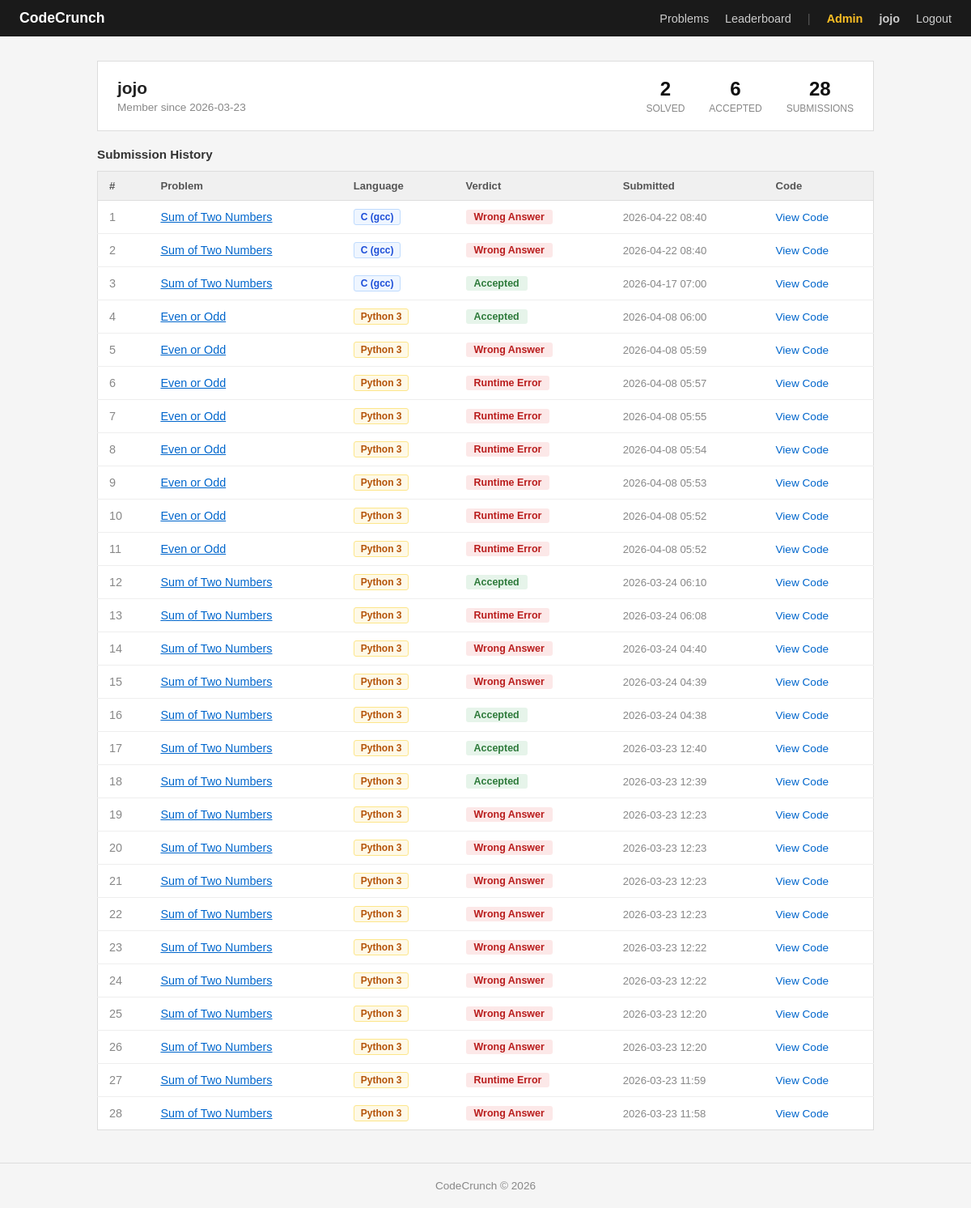
Screenshot of /profile (signed in) with the database file from the repository.
### tables this page shows
CREATE TABLE users (
            id         INTEGER PRIMARY KEY AUTOINCREMENT,
            username   TEXT UNIQUE NOT NULL,
            email      TEXT UNIQUE NOT NULL,
            password   TEXT NOT NULL,
            is_admin   INTEGER DEFAULT 0,
            created_at TEXT DEFAULT (datetime('now'))
        );

CREATE TABLE submissions (
            id           INTEGER PRIMARY KEY AUTOINCREMENT,
            user_id      INTEGER NOT NULL,
            problem_id   INTEGER NOT NULL,
            code         TEXT NOT NULL,
            verdict      TEXT NOT NULL,
            submitted_at TEXT DEFAULT (datetime('now')), language TEXT DEFAULT 'python',
            FOREIGN KEY (user_id) REFERENCES users(id)
        );

CREATE TABLE problems (
            id         INTEGER PRIMARY KEY AUTOINCREMENT,
            title      TEXT NOT NULL,
            difficulty TEXT NOT NULL,
            desc       TEXT NOT NULL,
            test_cases TEXT NOT NULL
        );

### core/main/routes.py (the view)
@main_bp.route("/profile")
@login_required
def profile():
    conn = get_db()
    submissions = conn.execute(
        "SELECT * FROM submissions WHERE user_id = ? ORDER BY submitted_at DESC",
        (session["user_id"],)
    ).fetchall()
    user = conn.execute(
        "SELECT * FROM users WHERE id = ?", (session["user_id"],)
    ).fetchone()
    conn.close()
    total    = len(submissions)
    accepted = sum(1 for s in submissions if s["verdict"] == "Accepted")
    solved   = len({s["problem_id"] for s in submissions if s["verdict"] == "Accepted"})
    problems = {p["id"]: p for p in get_problems()}
    return render_template("profile.html", submissions=submissions,
                           total=total, accepted=accepted, solved=solved,
                           user=user, problems=problems, languages=LANGUAGES)

### db.py (called while the page is built)
def get_db():
    conn = sqlite3.connect(DB)
    conn.row_factory = sqlite3.Row
    return conn

def get_problems():
    conn = get_db()
    rows = conn.execute("SELECT * FROM problems ORDER BY id").fetchall()
    conn.close()
    return [
        {
            "id":         row["id"],
            "title":      row["title"],
            "difficulty": row["difficulty"],
            "desc":       row["desc"],
            "test_cases": json.loads(row["test_cases"])
        }
        for row in rows
    ]

### utils.py (called while the page is built)
def logged_in():
    return "user_id" in session

def login_required(f):
    @wraps(f)
    def wrapper(*args, **kwargs):
        if not logged_in():
            return redirect("/login")
        return f(*args, **kwargs)
    return wrapper

### templates/profile.html (shortened to what this page needs)
{% extends "base.html" %}
{% block content %}
<div class="profile-header">
  <div>
    <div class="profile-name">{{ user.username }}</div>
    <div class="profile-meta">Member since {{ user.created_at[:10] }}</div>
  </div>
  <div class="stats">
    <div class="stat">
      <span class="stat-num">{{ solved }}</span>
      <span class="stat-label">Solved</span>
    </div>
    <div class="stat">
      <span class="stat-num">{{ accepted }}</span>
      <span class="stat-label">Accepted</span>
    </div>
    <div class="stat">
      <span class="stat-num">{{ total }}</span>
      <span class="stat-label">Submissions</span>
    </div>
  </div>
</div>
<div class="section-title">Submission History</div>
{% if submissions %}
<table>
  <thead>
    <tr>
      <th>#</th>
      <th>Problem</th>
      <th>Language</th>
      <th>Verdict</th>
      <th>Submitted</th>
      <th>Code</th>
    </tr>
  </thead>
  <tbody>
    {% for s in submissions %}
    {% set prob = problems.get(s.problem_id) %}
    {% if s.verdict == 'Accepted' %}{% set vc = 'v-accepted' %}
    {% elif s.verdict == 'Time Limit Exceeded' %}{% set vc = 'v-tle' %}
    {% elif s.verdict == 'Runtime Error' %}{% set vc = 'v-runtime' %}
    {% else %}{% set vc = 'v-wrong' %}{% endif %}
    {% set lang_key = s.language if s.language else 'python' %}
    {% set lang_label = languages[lang_key].label if lang_key in languages else lang_key %}
    <tr>
      <td style="color:#888;">{{ loop.index }}</td>
      <td>
        {% if prob %}
          <a href="/problem/{{ s.problem_id }}">{{ prob.title }}</a>
        {% else %}
          Problem #{{ s.problem_id }}
        {% endif %}
      </td>
      <td>
        <span class="lang-badge lang-{{ lang_key }}">{{ lang_label }}</span>
      </td>
      <td><span class="badge {{ vc }}">{{ s.verdict }}</span></td>
      <td style="color:#888; font-size:0.82rem;">{{ s.submitted_at[:16].replace('T', ' ') }}</td>
      <td>
        <button class="code-toggle" onclick="toggleCode({{ s.id }})">View Code</button>
      </td>
    </tr>
    {% endfor %}
  </tbody>
</table>
{% else %}
  <div class="no-submissions">No submissions yet. <a href="/">Start solving problems →</a></div>
{% endif %}
{% endblock %}

### templates/base.html (shortened to what this page needs)
<!DOCTYPE html>
<html lang="en">
<head>
</head>
<body>
  <nav>
    <a href="/" class="nav-brand">CodeCrunch</a>
    <div class="nav-links">
      <a href="/">Problems</a>
      <a href="/leaderboard">Leaderboard</a>
      <span class="nav-divider">|</span>
      {% if session.user_id %}
        {% if session.is_admin %}
          <a href="/admin" class="nav-admin">Admin</a>
        {% endif %}
        <a href="/profile" class="nav-user">{{ session.username }}</a>
        <a href="/logout">Logout</a>
      {% else %}
        <a href="/login">Login</a>
        <a href="/register">Register</a>
      {% endif %}
    </div>
  </nav>
  <main>
    {% block content %}{% endblock %}
  </main>
  <footer>CodeCrunch &copy; 2026</footer>
</body>
</html>

### templates/base.html (style rules this page uses)
* { box-sizing: border-box; margin: 0; padding: 0; }
body { font-family: Arial, sans-serif; font-size: 15px; color: #222; background: #f5f5f5; }
nav { background: #1a1a1a; padding: 12px 24px; display: flex; align-items: center; justify-content: space-between; }
.nav-brand { color: #fff; text-decoration: none; font-weight: bold; font-size: 1.1rem; }
.nav-links { display: flex; align-items: center; gap: 20px; }
.nav-links a { color: #ccc; text-decoration: none; font-size: 0.9rem; }
.nav-user { color: #fff; font-weight: bold; font-size: 0.9rem; }
.nav-divider { color: #555; }
.nav-admin { color: #fbbf24 !important; font-weight: bold; }
main { max-width: 1000px; margin: 30px auto; padding: 0 20px; }
footer { text-align: center; padding: 20px; color: #888; font-size: 0.85rem; border-top: 1px solid #ddd; margin-top: 40px; }
a { color: #0066cc; }
body { animation: pageFadeIn 0.35s ease both; }

### templates/profile.html (style rules this page uses)
.profile-header { background: #fff; border: 1px solid #ddd; padding: 20px 24px; margin-bottom: 20px; display: flex; align-items: center; justify-content: space-between; flex-wrap: wrap; gap: 16px; }
.profile-name { font-size: 1.3rem; font-weight: bold; }
.profile-meta { font-size: 0.85rem; color: #888; margin-top: 4px; }
.stats { display: flex; gap: 30px; }
.stat { text-align: center; }
.stat-num { font-size: 1.5rem; font-weight: bold; color: #111; display: block; }
.stat-label { font-size: 0.75rem; color: #888; text-transform: uppercase; }
.section-title { font-weight: bold; margin-bottom: 12px; font-size: 0.95rem; color: #333; }
table { width: 100%; border-collapse: collapse; background: #fff; border: 1px solid #ddd; }
th { background: #f0f0f0; text-align: left; padding: 10px 14px; font-size: 0.82rem; color: #555; border-bottom: 1px solid #ddd; }
td { padding: 10px 14px; border-bottom: 1px solid #eee; font-size: 0.9rem; }
tr:last-child td { border-bottom: none; }
.badge { display: inline-block; padding: 2px 10px; border-radius: 3px; font-size: 0.78rem; font-weight: bold; }
.v-accepted { background: #e6f4ea; color: #2d7a3a; }
.v-wrong { background: #fce8e8; color: #b91c1c; }
.v-runtime { background: #fce8e8; color: #b91c1c; }
.lang-badge { display: inline-block; padding: 2px 8px; border-radius: 3px; font-size: 0.75rem; font-weight: bold; background: #f0f0f0; color: #444; border: 1px solid #ddd; }
.lang-python { background: #fef9e7; color: #b45309; border-color: #fde68a; }
.lang-c { background: #eff6ff; color: #1d4ed8; border-color: #bfdbfe; }
.code-toggle { background: none; border: none; color: #0066cc; cursor: pointer; font-size: 0.85rem; font-family: Arial, sans-serif; padding: 0; }

### rows the page displays
users: username "jojo", created_at "2026-03-23"
submissions: lang_label "C (gcc)", verdict "Wrong Answer", submitted_at "2026-04-22 08:40"
problems: title "Sum of Two Numbers"
submissions: lang_label "C (gcc)", verdict "Wrong Answer", submitted_at "2026-04-22 08:40"
submissions: lang_label "C (gcc)", verdict "Accepted", submitted_at "2026-04-17 07:00"
submissions: lang_label "Python 3", verdict "Accepted", submitted_at "2026-04-08 06:00"
problems: title "Even or Odd"
submissions: lang_label "Python 3", verdict "Wrong Answer", submitted_at "2026-04-08 05:59"
submissions: lang_label "Python 3", verdict "Runtime Error", submitted_at "2026-04-08 05:57"
submissions: lang_label "Python 3", verdict "Runtime Error", submitted_at "2026-04-08 05:55"
submissions: lang_label "Python 3", verdict "Runtime Error", submitted_at "2026-04-08 05:54"
submissions: lang_label "Python 3", verdict "Runtime Error", submitted_at "2026-04-08 05:53"
submissions: lang_label "Python 3", verdict "Runtime Error", submitted_at "2026-04-08 05:52"
submissions: lang_label "Python 3", verdict "Runtime Error", submitted_at "2026-04-08 05:52"
submissions: lang_label "Python 3", verdict "Accepted", submitted_at "2026-03-24 06:10"
submissions: lang_label "Python 3", verdict "Runtime Error", submitted_at "2026-03-24 06:08"
submissions: lang_label "Python 3", verdict "Wrong Answer", submitted_at "2026-03-24 04:40"
submissions: lang_label "Python 3", verdict "Wrong Answer", submitted_at "2026-03-24 04:39"
submissions: lang_label "Python 3", verdict "Accepted", submitted_at "2026-03-24 04:38"
submissions: lang_label "Python 3", verdict "Accepted", submitted_at "2026-03-23 12:40"
submissions: lang_label "Python 3", verdict "Accepted", submitted_at "2026-03-23 12:39"
submissions: lang_label "Python 3", verdict "Wrong Answer", submitted_at "2026-03-23 12:23"
submissions: lang_label "Python 3", verdict "Wrong Answer", submitted_at "2026-03-23 12:23"
submissions: lang_label "Python 3", verdict "Wrong Answer", submitted_at "2026-03-23 12:23"
submissions: lang_label "Python 3", verdict "Wrong Answer", submitted_at "2026-03-23 12:23"
submissions: lang_label "Python 3", verdict "Wrong Answer", submitted_at "2026-03-23 12:22"
submissions: lang_label "Python 3", verdict "Wrong Answer", submitted_at "2026-03-23 12:22"
submissions: lang_label "Python 3", verdict "Wrong Answer", submitted_at "2026-03-23 12:20"
submissions: lang_label "Python 3", verdict "Wrong Answer", submitted_at "2026-03-23 12:20"
submissions: lang_label "Python 3", verdict "Runtime Error", submitted_at "2026-03-23 11:59"
submissions: lang_label "Python 3", verdict "Wrong Answer", submitted_at "2026-03-23 11:58"

### other values shown
{{ solved }} "2"
{{ accepted }} "6"
{{ total }} "28"
